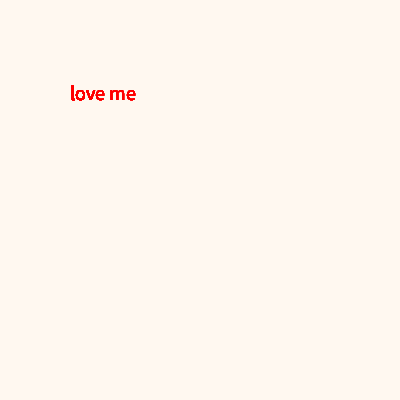
Frame 1 (no input)
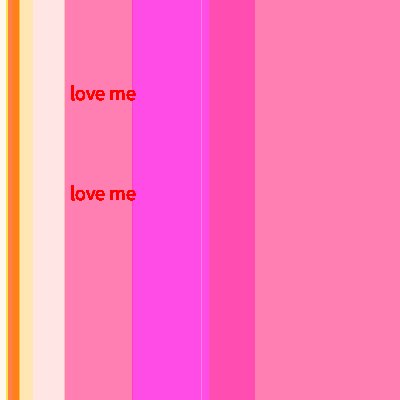
Frame 60 (the mouse pressed at the canvas centre just before this capture)
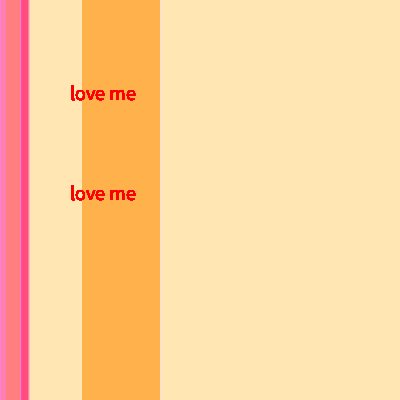
Frame 120 (the mouse held since frame 60 and released just before this capture)

The Processing sketch that drew these frames (run headless with seeded random() and noise(); from frame 60 on, the mouse is pressed at the canvas centre):

// Processing sketch: processing_183816
// ── processing_183816.pde

void setup(){
  background(255,248,240);
  size(400,400);
  frameRate(200);
}

  int o=0;
  int speed=3;
  float n=random(255);
  float a=random(400);
  int f=0;
//clock
void draw(){
  int s=second();
  int m=millis();
  float n=random(255);
  float a=random(400);
  //background(s,n,255);
  for(int x=0;x<400;x=x+50){
    for(int y=0;y<500;y=y+5){
      noStroke();
      fill(255,(m%300),n,5);rect(a,0,(m%600),y);
      o=o+speed;
      if(s>3){
        fill(255,0,0);textSize(20);text("love me", 70,100);
      }
      if(s>6){
        text("love me",70,200);
      }
      if(f>200){
        background(255);
      }
    }
  }
}
